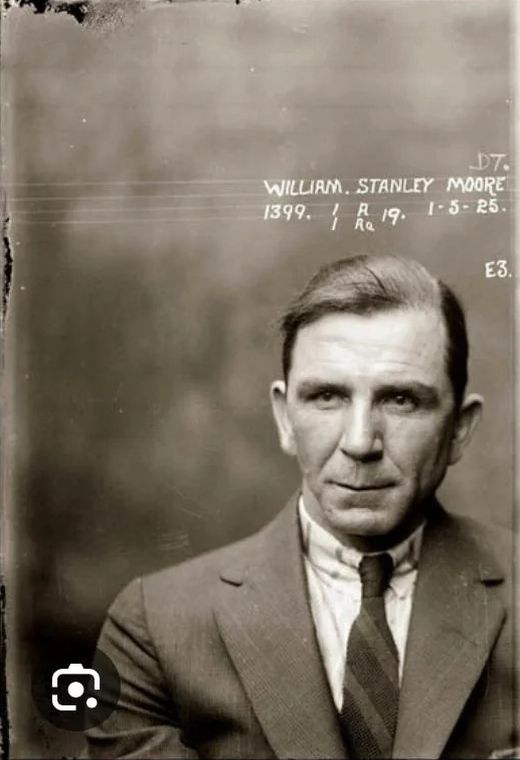
#> input picture image1.jpg, 520 x 760 px
$ python test1.py
#> lines starting #> are read from the running program, lines starting #| are printed output that depends on the picture; after the words box and inside, x2 and y2 are one past the last pixel; in counts of white or black regions, pixels touching at a corner belong together
from PIL import Image, ImageOps

def isolate_and_overlay_white_text(src_image_path, target_image_path, output_image_path):
    # Load the source image and convert to grayscale
#> called with src_image_path = 'image1.jpg', target_image_path = 'image2.jpg', output_image_path = 'output_image.jpg'
    src_image = Image.open(src_image_path).convert("L")

    # Focus on the top third of the image
    src_width, src_height = src_image.size
#> src_width = 520; src_height = 760
    top_third = src_image.crop((0, 0, src_width, src_height // 3))
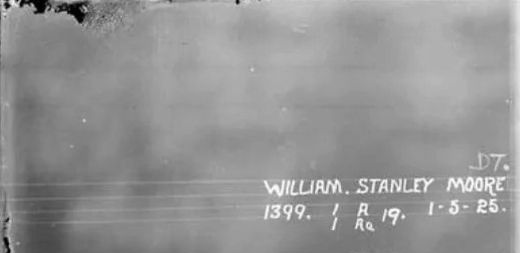
#> top_third: PIL image 520x253 L; min 0, max 254, mean 148.7

    # Thresholding to isolate white writing in the top third
    threshold = 200
    white_text_mask = top_third.point(lambda p: 255 if p > threshold else 0)
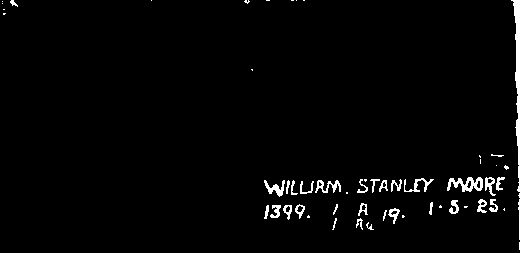
#> white_text_mask: PIL image 520x253 L; 2.2% white; 56 white regions (25 under 20 px), largest, box (x1, y1, x2, y2) and area: (511, 0, 520, 192) 684, (447, 177, 483, 192) 290, (315, 180, 341, 193) 156

    # Load the target image
    target_image = Image.open(target_image_path)
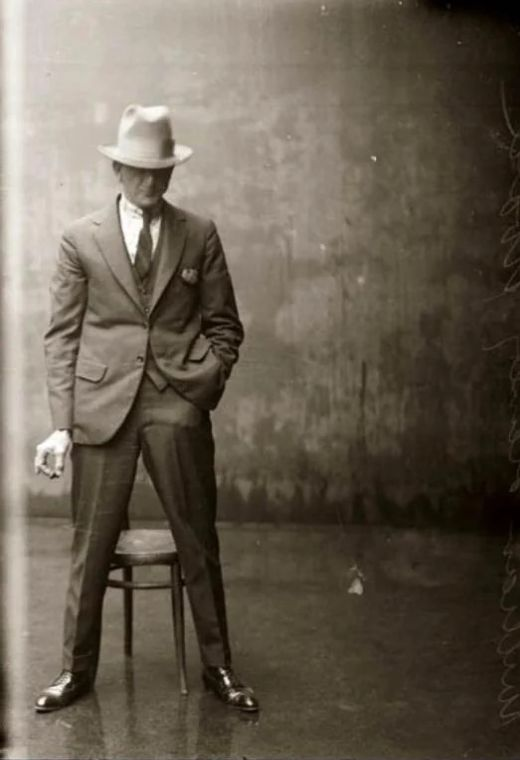
#> input picture image2.jpg, 520 x 760 px
#> target_image is the input picture: PIL image 520x760 RGB; mean R, G, B 103.5, 94.3, 80.9

    # Convert white_text_mask to an RGBA image where white is replaced with transparent
    white_text_mask = white_text_mask.convert("L")
    white_text = ImageOps.colorize(white_text_mask, "black", "white")
    white_text.putalpha(white_text_mask)
#> white_text: PIL image 520x253 RGBA

    # Overlay the white writing onto the target image
    # Ensure the mask size matches the target image if necessary
    mask_width, mask_height = white_text.size
#> mask_width = 520; mask_height = 253
    target_width, target_height = target_image.size
#> target_width = 520; target_height = 760
    if mask_width != target_width:
        # Resize or extend the mask to cover the entire width of the target image
        new_mask = Image.new("RGBA", (target_width, mask_height))
        new_mask.paste(white_text, ((target_width - mask_width) // 2, 0))
        white_text = new_mask

    # Paste the white text onto the target image, preserving the original background
    target_image.paste(white_text, (0, 0), white_text)
    target_image.save(output_image_path)

# Uncomment to test the function with actual file paths
isolate_and_overlay_white_text("image1.jpg", "image2.jpg", "output_image.jpg")
